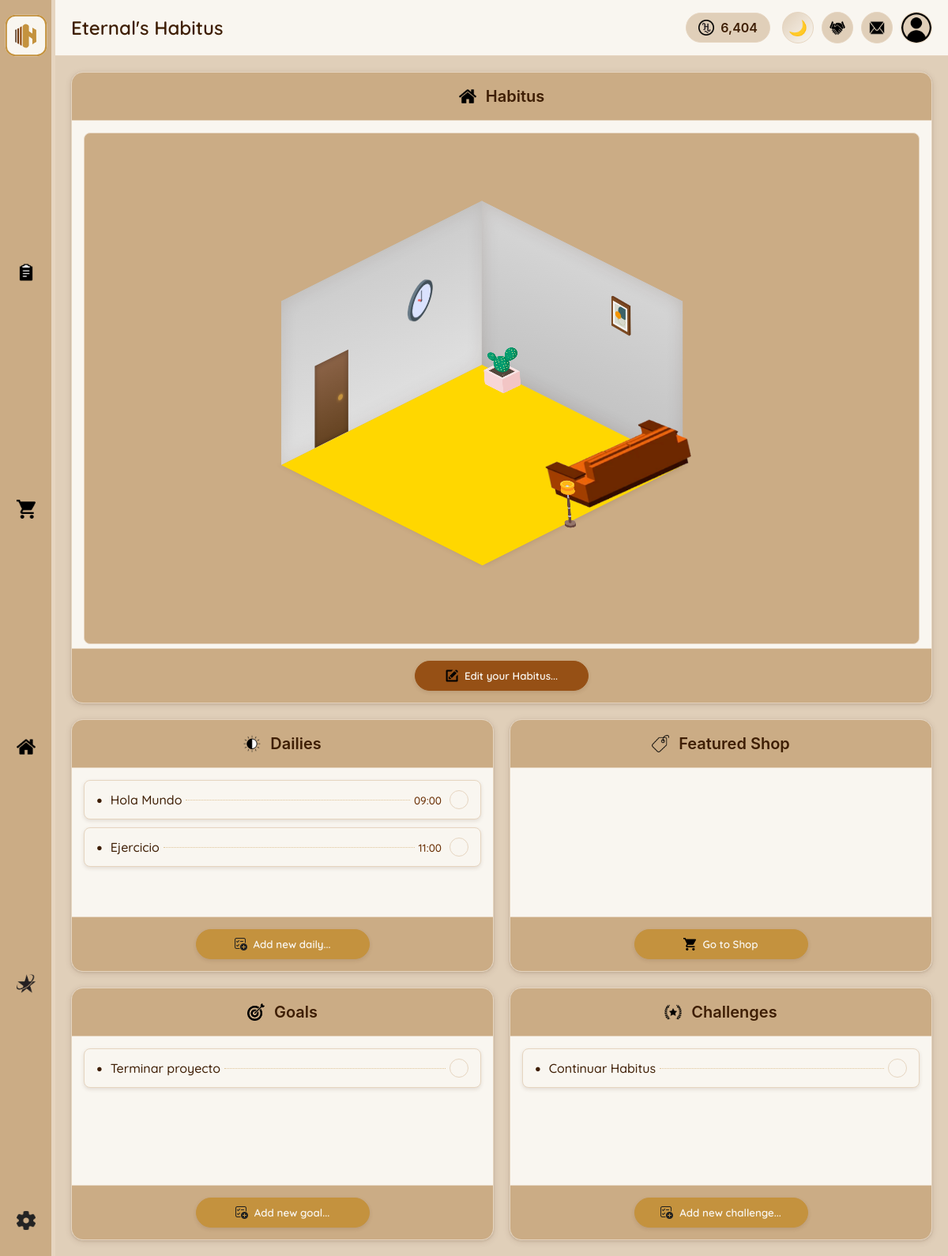
The page /pages/dashboard.php (signed in) on the database its author committed.
### tables this page shows
CREATE TABLE `users` (
  `id` int(11) NOT NULL,
  `username` varchar(50) NOT NULL,
  `email` varchar(100) NOT NULL,
  `password` varchar(255) NOT NULL,
  `hcoin` int(11) DEFAULT 0,
  `subscription_type` enum('free','adfree','premium') DEFAULT 'free',
  `subscription_expires` datetime DEFAULT NULL,
  `theme` varchar(20) DEFAULT 'light',
  `language` varchar(10) DEFAULT 'en',
  `created_at` timestamp NULL DEFAULT current_timestamp(),
  `last_login` timestamp NULL DEFAULT NULL,
  `stripe_customer_id` varchar(255) DEFAULT NULL,
  `stripe_subscription_id` varchar(255) DEFAULT NULL,
  `last_payment_intent` varchar(255) DEFAULT NULL,
  `payment_method_id` varchar(255) DEFAULT NULL,
  `payment_failures` int(11) DEFAULT 0,
  `last_payment_failure` datetime DEFAULT NULL,
  `subscription_created_at` timestamp NULL DEFAULT NULL COMMENT 'When subscription was first created',
  `subscription_updated_at` timestamp NULL DEFAULT NULL ON UPDATE current_timestamp() COMMENT 'Last subscription update',
  `profile_picture` varchar(255) DEFAULT 'images/icons/profile-icon.webp',
  `preferred_language` varchar(5) DEFAULT 'en',
  `timezone` varchar(50) DEFAULT 'UTC',
  `auto_translation` tinyint(1) DEFAULT 1,
  `translation_quality` varchar(20) DEFAULT 'standard',
  `high_quality_translation` tinyint(1) DEFAULT 0,
  `email_notifications` tinyint(1) DEFAULT 1,
  `task_reminders` tinyint(1) DEFAULT 1,
  `theme_preference` varchar(20) DEFAULT 'auto'
);

CREATE TABLE `dailies` (
  `id` int(11) NOT NULL,
  `task_id` int(11) NOT NULL,
  `current_streak` int(11) DEFAULT 0,
  `highest_streak` int(11) DEFAULT 0,
  `reset_time` time DEFAULT '00:00:00',
  `last_completed` date DEFAULT NULL
);

CREATE TABLE `tasks` (
  `id` int(11) NOT NULL,
  `user_id` int(11) NOT NULL,
  `type_id` int(11) NOT NULL,
  `title` varchar(100) NOT NULL,
  `description` text DEFAULT NULL,
  `difficulty` enum('easy','medium','hard','expert') DEFAULT 'medium',
  `duration` int(11) DEFAULT NULL,
  `hcoin_reward` int(11) NOT NULL,
  `is_custom` tinyint(1) DEFAULT 0,
  `created_at` timestamp NULL DEFAULT current_timestamp()
);

CREATE TABLE `shop_items` (
  `id` int(11) NOT NULL,
  `category_id` int(11) NOT NULL,
  `name` varchar(100) NOT NULL,
  `description` text DEFAULT NULL,
  `image_path` varchar(255) DEFAULT NULL,
  `rotation_variants` longtext DEFAULT NULL CHECK (json_valid(`rotation_variants`)),
  `price` int(11) NOT NULL,
  `rarity` enum('common','uncommon','rare','epic','legendary') DEFAULT 'common',
  `grid_width` int(11) DEFAULT 1,
  `grid_height` int(11) DEFAULT 1,
  `allowed_surfaces` varchar(100) DEFAULT 'floor',
  `is_featured` tinyint(1) DEFAULT 0,
  `is_available` tinyint(1) DEFAULT 1,
  `created_at` timestamp NULL DEFAULT current_timestamp()
);

CREATE TABLE `challenges` (
  `id` int(11) NOT NULL,
  `task_id` int(11) NOT NULL,
  `start_date` date DEFAULT NULL,
  `end_date` date DEFAULT NULL,
  `is_completed` tinyint(1) DEFAULT 0,
  `use_subtasks` tinyint(1) DEFAULT 1
);

### pages/dashboard.php (the view, shortened to what the rows shown need)
<?php
require_once '../php/include/db_connect.php';
require_once '../php/include/functions.php';
$userData = getUserData($_SESSION['user_id']);
$userHCoins = $userData['hcoin'];
$userHabitusName = $userData['username'] . "'s Habitus";
$currentLanguage = $userData['language'] ?? 'en';
$currentTheme = $userData['theme'] ?? 'light';
$dailies = getUserDailies($_SESSION['user_id']);
$goals = getUserGoals($_SESSION['user_id']);
$challenges = getUserChallenges($_SESSION['user_id']);
$featuredItems = getFeaturedShopItems();
?>
<!DOCTYPE html>
<html lang="<?php echo $currentLanguage; ?>" data-theme="<?php echo $currentTheme; ?>">
<head>
    <link rel="stylesheet" href="../css/themes/<?php echo $currentTheme; ?>.css" id="theme-stylesheet">
    <link rel="stylesheet" href="../css/main.css">
    <link rel="stylesheet" href="../css/components/sidebar.css">
    <link rel="stylesheet" href="../css/components/header.css">
    <link rel="stylesheet" href="../css/components/scrollbar.css">
    <link rel="stylesheet" href="../css/pages/dashboard.css">
</head>
<body class="theme-<?php echo $currentTheme; ?>">
    <div class="main-container">
        <div class="content-container">
            <?php include '../php/include/header.php'; ?>
            <div class="dashboard-content">
                <div class="panel dailies-panel">
                    <div class="panel-header">
                        <h2 translate="yes">Dailies</h2>
                    </div>
                    <div class="panel-content">
                        <?php if (empty($dailies)): ?>
                            <p class="empty-message" translate="yes">No dailies found. Add some to get started!</p>
                        <?php else: ?>
                            <ul class="dailies-list">
                                <?php foreach ($dailies as $daily): ?>
                                    <li class="daily-item <?php echo ($daily['completed']) ? 'completed' : ''; ?>">
                                        <span class="daily-bullet">●</span>
                                        <span class="daily-title"><?php echo htmlspecialchars($daily['title']); ?></span>
                                        <span class="daily-dots"></span>
                                        <?php if ($daily['reset_time']): ?>
                                            <span class="daily-time"><?php echo date('H:i', strtotime($daily['reset_time'])); ?></span>
                                        <?php endif; ?>
                                        <button class="complete-button <?php echo ($daily['completed']) ? 'completed' : ''; ?>"
                                                data-id="<?php echo $daily['id']; ?>"
                                                onclick="completeDaily(<?php echo $daily['id']; ?>)">
                                        </button>
                                    </li>
                                <?php endforeach; ?>
                            </ul>
                        <?php endif; ?>
                    </div>
                </div>
                <div class="panel shop-panel">
                    <div class="panel-header">
                        <h2 translate="yes">Featured Shop</h2>
                    </div>
                    <div class="panel-content">
                        <div class="shop-grid">
                            <?php foreach ($featuredItems as $item): ?>
                                <div class="shop-item">
                                    <?php
                                    $imagePath = $item['image_path'];
                                    $webpPath = preg_replace('/\.(jpg|jpeg|png|gif)$/i', '.webp', $imagePath);
                                    ?>
                                    <img src="../<?php echo htmlspecialchars($webpPath); ?>" alt="<?php echo htmlspecialchars($item['name']); ?>">
                                </div>
                            <?php endforeach; ?>
                        </div>
                    </div>
                </div>
                <div class="panel habitus-panel">
                    <div class="panel-header">
                        <h2>Habitus</h2>
                    </div>
                </div>
                <div class="panel goals-panel">
                    <div class="panel-header">
                        <h2 translate="yes">Goals</h2>
                    </div>
                    <div class="panel-content">
                        <?php if (empty($goals)): ?>
                            <p class="empty-message" translate="yes">No goals found. Add some to track your progress!</p>
                        <?php else: ?>
                            <ul class="goals-list">
                                <?php foreach ($goals as $goal): ?>
                                    <li class="goal-item <?php echo ($goal['completed']) ? 'completed' : ''; ?>">
                                        <span class="goal-bullet">●</span>
                                        <span class="goal-title"><?php echo htmlspecialchars($goal['title']); ?></span>
                                        <span class="goal-dots"></span>
                                        <button class="complete-button <?php echo ($goal['completed']) ? 'completed' : ''; ?>"
                                                data-id="<?php echo $goal['id']; ?>"
                                                onclick="completeGoal(<?php echo $goal['id']; ?>)">
                                        </button>
                                    </li>
                                <?php endforeach; ?>
                            </ul>
                        <?php endif; ?>
                    </div>
                </div>
                <div class="panel challenges-panel">
                    <div class="panel-header">
                        <h2 translate="yes">Challenges</h2>
                    </div>
                    <div class="panel-content">
                        <?php if (empty($challenges)): ?>
                            <p class="empty-message" translate="yes">No challenges found. Try something new!</p>
                        <?php else: ?>
                            <ul class="challenges-list">
                                <?php foreach ($challenges as $challenge): ?>
                                    <li class="challenge-item <?php echo ($challenge['completed']) ? 'completed' : ''; ?>">
                                        <span class="challenge-bullet">●</span>
                                        <span class="challenge-title"><?php echo htmlspecialchars($challenge['title']); ?></span>
                                        <span class="challenge-dots"></span>
                                        <button class="complete-button <?php echo ($challenge['completed']) ? 'completed' : ''; ?>"
                                                data-id="<?php echo $challenge['id']; ?>"
                                                onclick="completeChallenge(<?php echo $challenge['id']; ?>)">
                                        </button>
                                    </li>
                                <?php endforeach; ?>
                            </ul>
                        <?php endif; ?>
                    </div>
                </div>
            </div>
        </div>
    </div>
</body>
</html>

### php/include/header.php (shortened to what the rows shown need)
<header class="main-header">
    <div class="user-info">
        <h1 class="habitus-name"><?php echo htmlspecialchars($userHabitusName); ?></h1>
    </div>
    <div class="user-actions">
        <div class="hcoin-balance">
            <img src="../images/icons/hcoin-icon.webp" alt="HCoin">
            <span><?php echo number_format($userHCoins); ?></span>
        </div>
        <a href="settings.php" class="profile-button" title="Profile settings">
            <?php
            $profilePic = $userData['profile_picture'] ?? 'uploads/profile-icon.webp';
            if (strpos($profilePic, 'http') === 0) {
                $profileUrl = $profilePic;
            } else if (strpos($profilePic, '/') === 0) {
                $profileUrl = $profilePic;
            } else if (strpos($profilePic, 'uploads/') === 0) {
                $profileUrl = '/' . $profilePic;
            } else {
                $profileUrl = '../' . $profilePic;
            }
            ?>
            <img src="<?php echo htmlspecialchars($profileUrl); ?>"
                 alt="Profile Picture"
                 onerror="this.src='../uploads/profile-icon.webp'">
        </a>
    </div>
</header>

### rows shown on the page
users: userHabitusName "Eternal's Habitus", userHCoins "6,404", theme+profile_picture (picture)
dailies: task.title "Hola Mundo", reset_time "09:00"
dailies: task.title "Ejercicio", reset_time "11:00"
shop_items: image_path (picture)
shop_items: image_path (picture)
shop_items: image_path (picture)
shop_items: image_path (picture)
shop_items: image_path (picture)
tasks: title "Terminar proyecto"
challenges: task.title "Continuar Habitus"
